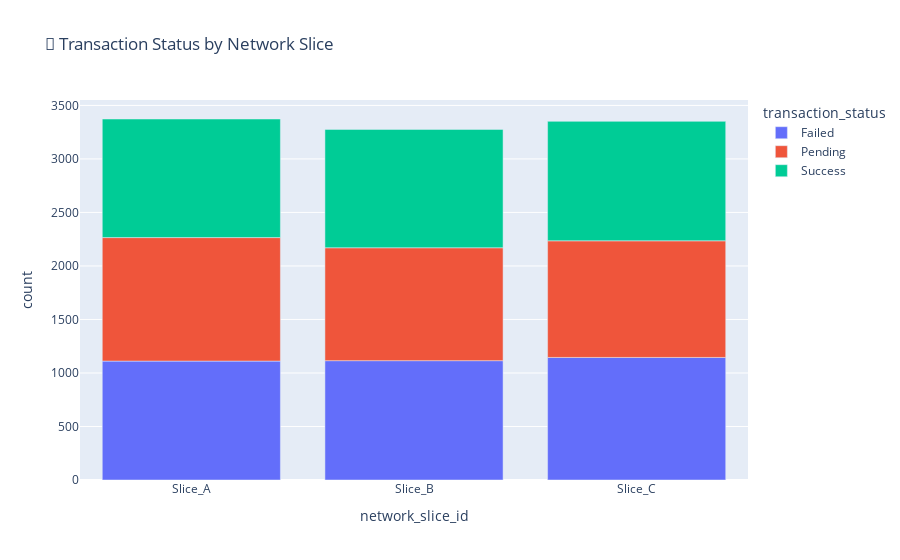

Notebook code for this chart:
### Code cell
#  Transaction Status Breakdown Across Network Slices
# -------------------------
status_slices = df.groupby(['network_slice_id', 'transaction_status']).size().reset_index(name='count')
fig = px.bar(status_slices, x='network_slice_id', y='count', color='transaction_status',
             title='📡 Transaction Status by Network Slice')
fig.show()

### Figure 1 — Plotly figure (JSON) as saved in the notebook; plotly's stock layout.template omitted (floating-point values rounded to 4 significant figures)
{"data": [{"alignmentgroup": "True", "hovertemplate": "transaction_status=Failed<br>network_slice_id=%{x}<br>count=%{y}<extra></extra>", "legendgroup": "Failed", "marker": {"color": "#636efa", "pattern": {"shape": ""}}, "name": "Failed", "offsetgroup": "Failed", "orientation": "v", "showlegend": true, "textposition": "auto", "type": "bar", "x": ["Slice_A", "Slice_B", "Slice_C"], "xaxis": "x", "y": [1111, 1115, 1145], "yaxis": "y"}, {"alignmentgroup": "True", "hovertemplate": "transaction_status=Pending<br>network_slice_id=%{x}<br>count=%{y}<extra></extra>", "legendgroup": "Pending", "marker": {"color": "#EF553B", "pattern": {"shape": ""}}, "name": "Pending", "offsetgroup": "Pending", "orientation": "v", "showlegend": true, "textposition": "auto", "type": "bar", "x": ["Slice_A", "Slice_B", "Slice_C"], "xaxis": "x", "y": [1154, 1055, 1090], "yaxis": "y"}, {"alignmentgroup": "True", "hovertemplate": "transaction_status=Success<br>network_slice_id=%{x}<br>count=%{y}<extra></extra>", "legendgroup": "Success", "marker": {"color": "#00cc96", "pattern": {"shape": ""}}, "name": "Success", "offsetgroup": "Success", "orientation": "v", "showlegend": true, "textposition": "auto", "type": "bar", "x": ["Slice_A", "Slice_B", "Slice_C"], "xaxis": "x", "y": [1108, 1106, 1116], "yaxis": "y"}], "layout": {"barmode": "relative", "legend": {"title": {"text": "transaction_status"}, "tracegroupgap": 0}, "title": {"text": "📡 Transaction Status by Network Slice"}, "xaxis": {"anchor": "y", "domain": [0, 1], "title": {"text": "network_slice_id"}}, "yaxis": {"anchor": "x", "domain": [0, 1], "title": {"text": "count"}}}}
